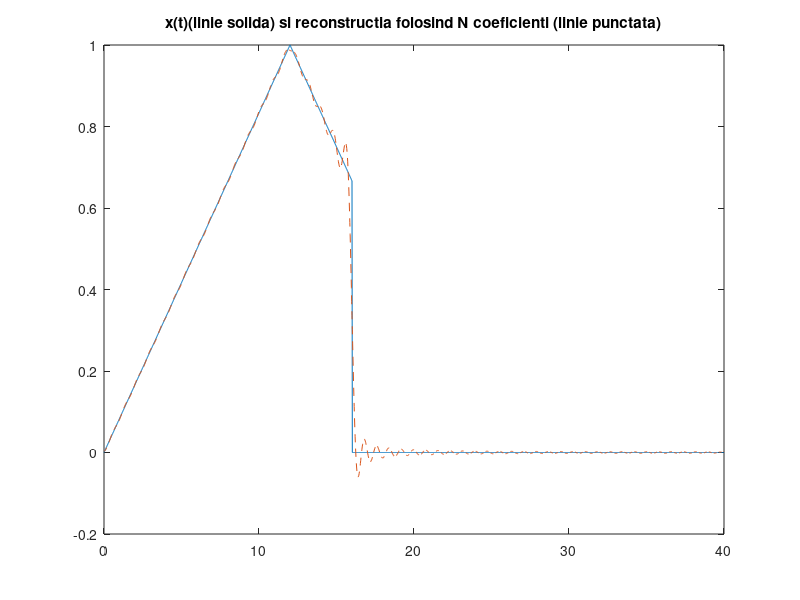
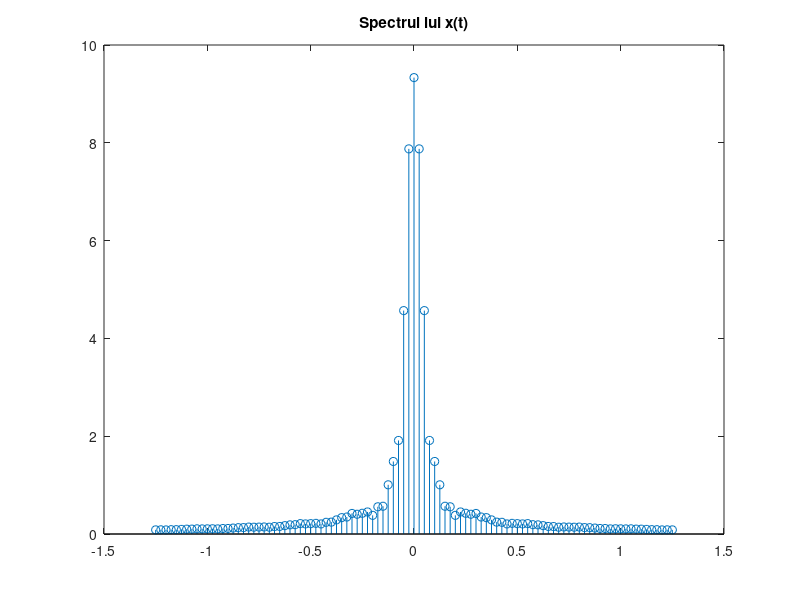

Source code (MATLAB) for these figures, in order:
%Numar de ordine: 16
%Semnal triunghiular
%Perioada P = 40 s
%Durata semnalelor D = 16
%Rezolutie temporara adecvata
%Numar de coeficienti = 50

P = 40; 
D = 16; 
N = 50;
w0 = 2*pi/P; %pulsatia unghiulara a semnalului
t_tr = 0:0.02:D; %esantionarea semnalului original
x_tr = sawtooth((pi/12)*t_tr,0.5)/2+0.5; %semnalul triunghiular original
t = 0:0.02:P; %esantionarea semnalului modificat
x = zeros(1,length(t)); %initializare a semnalului modificat cu valori nule
x(t<=D) = x_tr; %modificam valorile nule cu valori din semnalul original
                %unde avem valori din t <= durata semnalului 
figure(1);
plot(t,x),title('x(t)(linie solida) si reconstructia folosind N coeficienti (linie punctata)'); %afisare x(t)
hold on;


for k = -N:N %k este variabila dupa care se realizeaza suma
    x_t = x_tr; %x_t e semnalul realizat dupa formula SF data
    x_t = x_t .* exp(-1i*k*w0*t_tr); %inmultire intre doua matrice element cu element
    X(k+N+1) = 0; %initializare cu valoare nula
    for i = 1:length(t_tr)-1
        X(k+N+1) = X(k+N+1) + (t_tr(i+1)-t_tr(i)) * (x_t(i)+x_t(i+1))/2; %reconstructia folosind coeficientii
    end
end

for i = 1:length(t) %i este variabila dupa care se realizeaza suma
    x_finit(i) = 0; %initializare cu valoare nula
    for k=-N:N
        x_finit(i) = x_finit(i) + (1/P) * X(k+51) * exp(1i*k*w0*t(i));  %reconstructia folosind coeficientii
    end
end
plot(t,x_finit,'--'); %afisare reconstructie semnal folosind cei N coeficienti

figure(2);
w=-50*w0:w0:50*w0; %w este vectorul ce ne va permite afisarea spectrului functiei
stem(w/(2*pi),abs(X)),title('Spectrul lui x(t)'); %afisarea spectrului

%Conform cursului de SS, teoria seriilor Fourier (trigonometrica, armonica si complexa) ne spune
%ca orice semnal periodic poate fi aproximat printr-o suma infinita de sinusuri
%si cosinusuri de diferite frecvente, fiecare ponderat cu un anumit coeficient. 
%Acesti coeficienti reprezinta practic spectrul (amplitudinea pentru anumite frecvente).
%Semnalul reconstruit foloseste un numar finit de termeni(N=50 in tema) si se apropie ca
%forma de semnalul original, insa prezinta o marja de eroare. Cu cat marim
%numarul de coeficienti ai SF, aceasta marja de eroare va fi din ce in ce mai
%mica. In plus se observa faptul ca semnalul poate fi aproximat printr-o
%suma de sinusoide, variatiile semnalului prezentand un caracter sinusoidal.